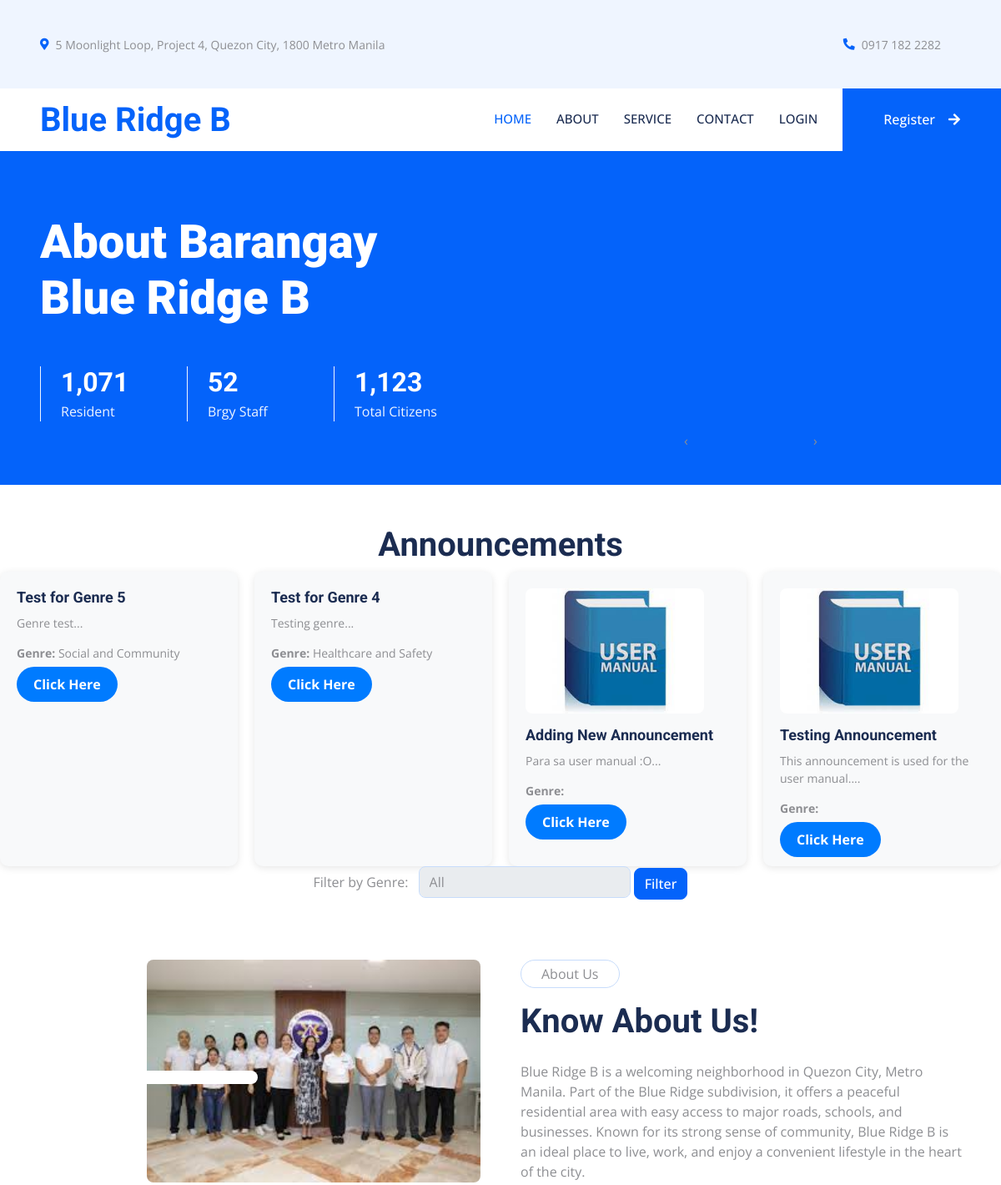
Before: / (upper part) with the older database file.
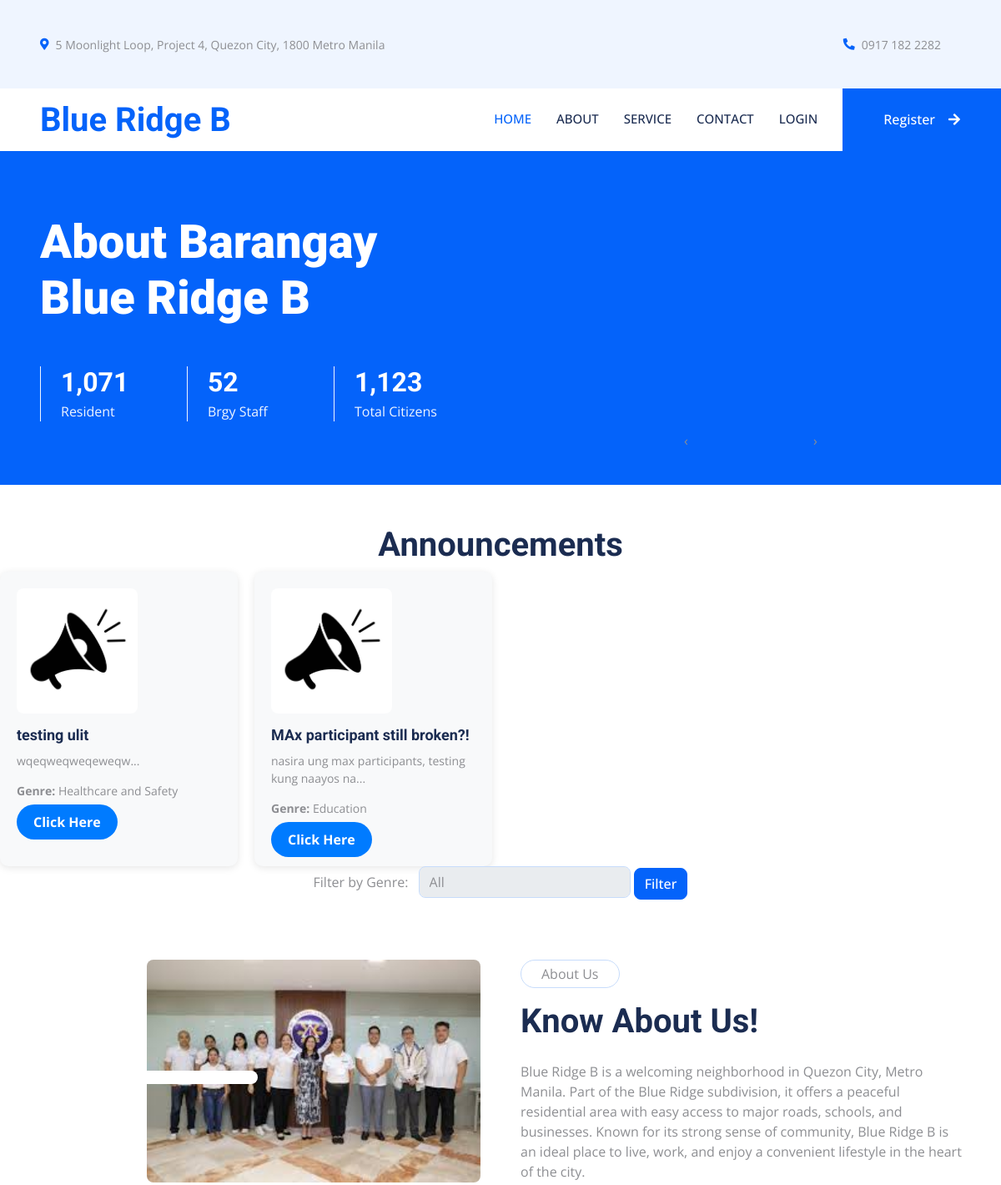
After: the same page with the newer database file.
### tables this page shows
CREATE TABLE `announcements` (
  `id` int(11) NOT NULL,
  `title` varchar(255) NOT NULL,
  `content` text NOT NULL,
  `type` enum('view-only','event') NOT NULL,
  `max_participants` int(11) DEFAULT NULL,
  `created_at` timestamp NOT NULL DEFAULT current_timestamp(),
  `registered_participants` int(11) DEFAULT 0,
  `image_path` varchar(255) DEFAULT NULL,
  `genre` varchar(255) NOT NULL,
  `active_until` datetime DEFAULT NULL,
  `is_active` tinyint(1) DEFAULT 1
);

### index.php (the view, shortened to what the changed rows need)
<?php
include 'db.php';
$updateQuery = "UPDATE announcements
                SET is_active = 0
                WHERE is_active = 1 AND active_until IS NOT NULL AND active_until < NOW()";
$conn->query($updateQuery);
$sql = "SELECT id, title, content, genre, image_path, created_at, active_until
        FROM announcements
        WHERE is_active = 1
        ORDER BY created_at DESC";
$stmt = $conn->prepare($sql);
$stmt->execute();
$result = $stmt->get_result();
?>
<!DOCTYPE html>
<html lang="en">
<head>
    <link href="https://cdnjs.cloudflare.com/ajax/libs/font-awesome/5.10.0/css/all.min.css" rel="stylesheet">
    <link href="https://cdn.jsdelivr.net/npm/bootstrap-icons@1.4.1/font/bootstrap-icons.css" rel="stylesheet">
    <link href="lib/animate/animate.min.css" rel="stylesheet">
    <link href="lib/owlcarousel/assets/owl.carousel.min.css" rel="stylesheet">
    <link href="lib/tempusdominus/css/tempusdominus-bootstrap-4.min.css" rel="stylesheet" />
    <link href="css/bootstrap.min.css" rel="stylesheet">
    <link href="css/style.css" rel="stylesheet">
    <link rel="stylesheet" href="https://cdnjs.cloudflare.com/ajax/libs/OwlCarousel2/2.3.4/assets/owl.carousel.min.css">
    <link rel="stylesheet" href="https://cdnjs.cloudflare.com/ajax/libs/OwlCarousel2/2.3.4/assets/owl.theme.default.min.css">
</head>
<body>
    <nav class="navbar navbar-expand-lg bg-white navbar-light sticky-top p-0 wow fadeIn" data-wow-delay="0.1s">
        <a href="index.php" class="navbar-brand d-flex align-items-center px-4 px-lg-5">
            <h1 class="m-0 text-primary"><i class=></i>Blue Ridge B</h1>
        </a>
    </nav>
    <div class="container-fluid header bg-primary p-0 mb-5">
        <div class="row g-0 align-items-center flex-column-reverse flex-lg-row">
            <div class="col-lg-6 p-5 wow fadeIn" data-wow-delay="0.1s">
                <h1 class="display-4 text-white mb-5">About Barangay Blue Ridge B</h1>
                <div class="row g-4">
                    <div class="col-sm-4">
                        <div class="border-start border-light ps-4">
                            <h2 class="text-white mb-1" data-toggle="counter-up">1,071</h2>
                        </div>
                    </div>
                    <div class="col-sm-4">
                        <div class="border-start border-light ps-4">
                            <h2 class="text-white mb-1" data-toggle="counter-up">52</h2>
                        </div>
                    </div>
                    <div class="col-sm-4">
                        <div class="border-start border-light ps-4">
                            <h2 class="text-white mb-1" data-toggle="counter-up">1,123</h2>
                        </div>
                    </div>
                </div>
            </div>
        </div>
    </div>
    <h1 align="center">Announcements</h1>
    <div class="announcement-wrapper">
        <div class="announcement-grid">
            <?php while ($row = $result->fetch_assoc()): ?>
                <div class="announcement-item">
                    <?php if (!empty($row['image_path'])): ?>
                        <img src="<?php echo htmlspecialchars($row['image_path']); ?>" alt="Announcement Image" class="announcement-image">
                    <?php endif; ?>
                    <h4><?php echo htmlspecialchars($row['title']); ?></h4>
                    <p><?php echo htmlspecialchars(substr($row['content'], 0, 100)) . '...'; ?></p>
                    <p><strong>Genre:</strong> <?php echo htmlspecialchars($row['genre']); ?></p>
                    <a href="view_announcement.php?id=<?php echo $row['id']; ?>">Click Here</a>
                </div>
            <?php endwhile; ?>
        </div>
    </div>
    <div class="container-xxl py-5">
        <div class="container">
            <div class="row g-5">
                <div class="col-lg-6 wow fadeIn" data-wow-delay="0.5s">
                    <h1 class="mb-4"> Know About Us!</h1>
                </div>
            </div>
        </div>
    </div>
</body>
</html>

Changed rows visible on the page:
removed announcements: title "Test for Genre 5", content "Genre test", genre "Social and Community"
removed announcements: title "Test for Genre 4", content "Testing genre", genre "Healthcare and Safety"
removed announcements: image_path (picture), title "Adding New Announcement", content "Para sa user manual :O"
removed announcements: image_path (picture), title "Testing Announcement", content "This announcement is used for the user manual."
added announcements: image_path (picture), title "testing ulit", content "wqeqweqweqeweqw", genre "Healthcare and Safety"
added announcements: image_path (picture), title "MAx participant still broken?!", content "nasira ung max participants, testing kung naayos na", genre "Education"
